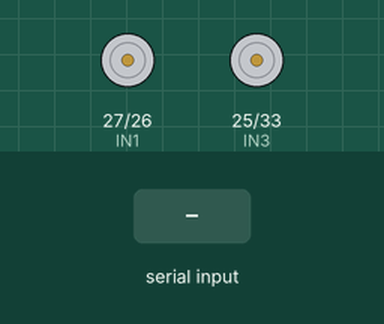
Simulated run of this sketch. Board: ESP32. Shown: motor-driver pin pairs drawn as motors (green arrow = first pin HIGH = forward, orange = second pin HIGH = backward, longer = more drive, scaled by the enable pin). The inputs (shaded band) are chosen by the test bench. Nothing arrives over Bluetooth unless stated; what the sketch prints to the serial monitor is not drawn.

Above: at 1.2 s.
1.3 s: "F90\n" received over the second serial link
At 2.0 s:
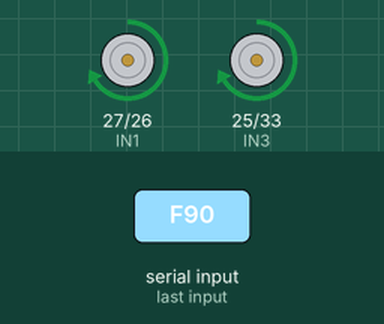
2.8 s: "F,45\n" received over the second serial link
At 3.1 s:
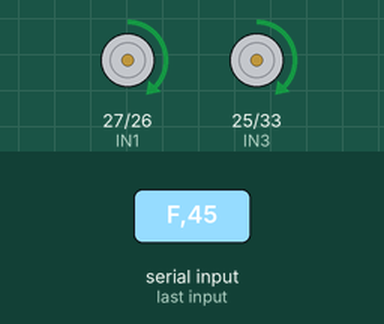
4.3 s: "B90\n" received over the second serial link
At 5.4 s:
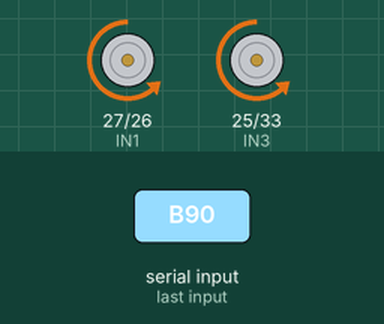
5.8 s: "B,45\n" received over the second serial link
At 6.6 s:
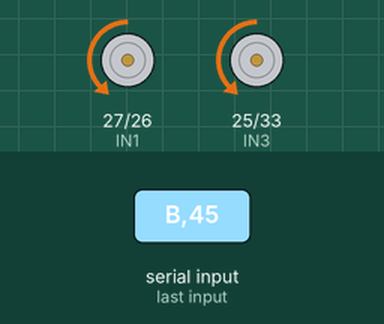
7.3 s: "L90\n" received over the second serial link
At 7.8 s:
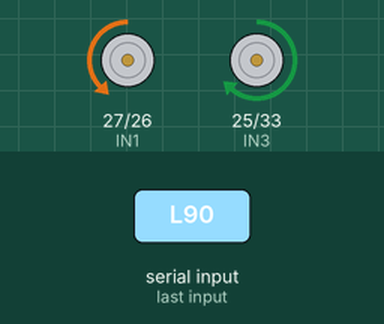
8.8 s: "L,45\n" received over the second serial link
At 10.1 s:
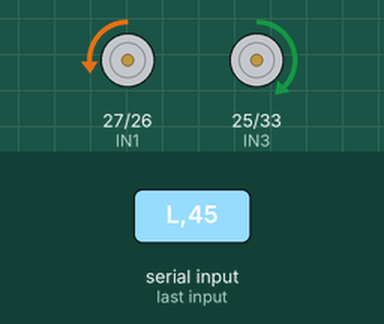
Timing chart, 0 to 11.3 s (numbered marks = the images above; inputs shaded):
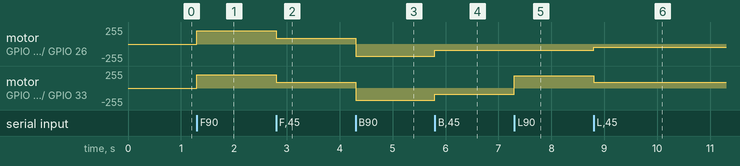

Measured:
- after the input at 1.3 s, motor on GPIO 27 (IN1) / GPIO 26 (IN2), motor on GPIO 25 (IN3) / GPIO 33 (IN4): stopped → forward 200/255 at once
- after the input at 2.8 s, motor on GPIO 27 (IN1) / GPIO 26 (IN2), motor on GPIO 25 (IN3) / GPIO 33 (IN4): forward 200/255 → forward 90/255 at once
- after the input at 4.3 s, motor on GPIO 27 (IN1) / GPIO 26 (IN2), motor on GPIO 25 (IN3) / GPIO 33 (IN4): forward 90/255 → backward 181/255 at once
- after the input at 5.8 s, motor on GPIO 27 (IN1) / GPIO 26 (IN2), motor on GPIO 25 (IN3) / GPIO 33 (IN4): backward 181/255 → backward 90/255 at once
- after the input at 7.3 s, motor on GPIO 25 (IN3) / GPIO 33 (IN4): backward 90/255 → forward 181/255 at once
- after the input at 8.8 s, motor on GPIO 27 (IN1) / GPIO 26 (IN2): backward 90/255 → backward 45/255 at once; motor on GPIO 25 (IN3) / GPIO 33 (IN4): forward 181/255 → forward 90/255 at once

The sketch:

rcesp32.ino
```cpp
// Robot de radiocontrol por Bluetooth (ESP32).
// El ESP32 tiene Bluetooth: desde el celular (o el control en pantalla del
// laboratorio) llegan letras y el robot obedece:
//   F = adelante   B = atrás   L = izquierda   R = derecha   S = parar
//   0–9 = velocidad (0 = lenta, 9 = máxima)
#include <BluetoothSerial.h>

BluetoothSerial SerialBT;

const int ENA = 14, IN1 = 27, IN2 = 26;   // motores del lado izquierdo
const int ENB = 32, IN3 = 25, IN4 = 33;   // motores del lado derecho

// Velocidad de cada lado: de -255 (atrás) a 255 (adelante)
void motores(int izq, int der) {
  izq = constrain(izq, -255, 255);
  der = constrain(der, -255, 255);
  digitalWrite(IN1, izq >= 0 ? HIGH : LOW);
  digitalWrite(IN2, izq >= 0 ? LOW : HIGH);
  analogWrite(ENA, abs(izq));
  digitalWrite(IN3, der >= 0 ? HIGH : LOW);
  digitalWrite(IN4, der >= 0 ? LOW : HIGH);
  analogWrite(ENB, abs(der));
}

int velocidad = 200;   // 0 a 255

void setup() {
  pinMode(ENA, OUTPUT); pinMode(IN1, OUTPUT); pinMode(IN2, OUTPUT);
  pinMode(ENB, OUTPUT); pinMode(IN3, OUTPUT); pinMode(IN4, OUTPUT);
  Serial.begin(115200);
  SerialBT.begin("RobotChaski");   // nombre que verás en el celular
  Serial.println("Listo: conéctate a RobotChaski por Bluetooth");
}

void loop() {
  if (!SerialBT.available()) return;
  char c = SerialBT.read();

  if (c >= '0' && c <= '9') {            // un número cambia la velocidad
    velocidad = map(c - '0', 0, 9, 90, 255);
    return;
  }
  switch (c) {
    case 'F': motores(velocidad, velocidad); break;
    case 'B': motores(-velocidad, -velocidad); break;
    case 'L': motores(-velocidad / 2, velocidad); break;
    case 'R': motores(velocidad, -velocidad / 2); break;
    case 'S': motores(0, 0); break;
  }
}
```
